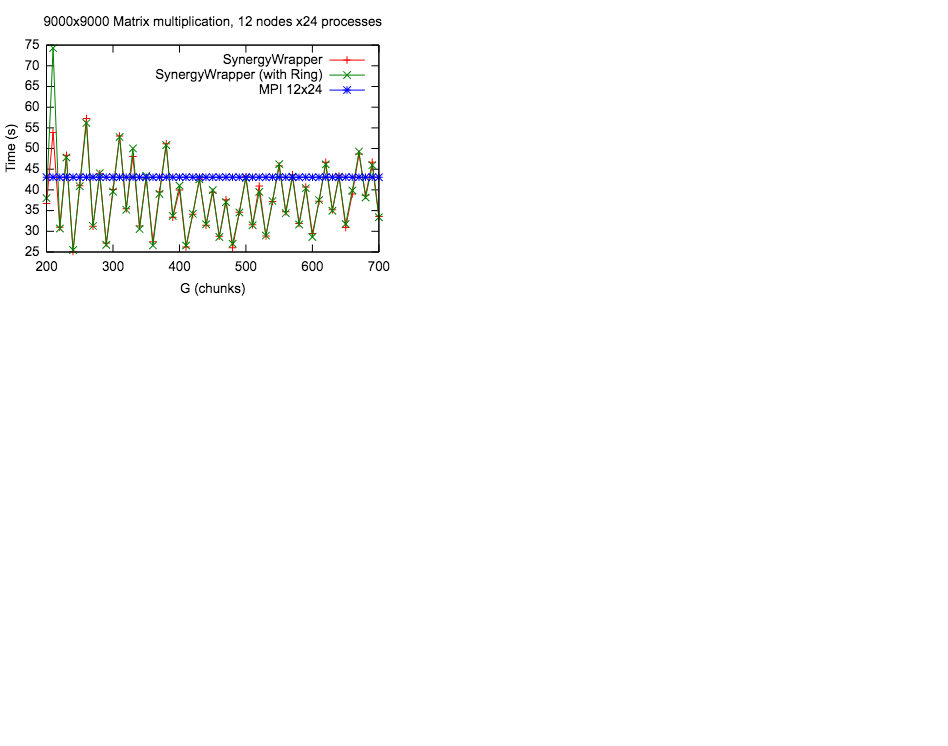

This chart was generated by the following gnuplot code:
# Scale font and line width (dpi) by changing the size! It will always display stretched.
set terminal svg size 400,300 enhanced fname 'arial'  fsize 10 butt solid
set output 'out.svg'

# Key means label...
set key inside top right
set xlabel 'G (chunks)'
set ylabel 'Time (s)'
set title '9000x9000 Matrix multiplication, 12 nodes x24 processes'
plot  "data.txt" using 1:2 title 'SynergyWrapper' with linespoints, "data.txt" using 1:3 title 'SynergyWrapper (with Ring)' with linespoints, "data.txt" using 1:4 title 'MPI 12x24' with linespoints
